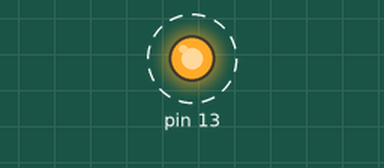
Simulated run of this sketch. Board: Arduino Uno, built with avr-gcc and run on an emulated ATmega328P. Parts: output pins drawn as LEDs (lit = HIGH). Dashed ring = blinking.

Above: at 0.2 s.
Timing chart, 0 to 3.0 s (numbered marks = the images above):
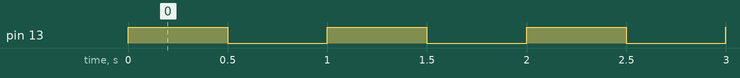

Measured:
- by itself, pin 13: alternates HIGH for 0.50 s and LOW for 0.50 s

The sketch:

i_timer1isr.ino
```cpp
ISR(TIMER1_COMPA_vect) { PINB = _BV(5); }
void setup() { pinMode(13, OUTPUT); TCCR1A = 0; TCCR1B = _BV(WGM12) | _BV(CS12); OCR1A = 31249; TIMSK1 = _BV(OCIE1A); }
void loop() {}
```
